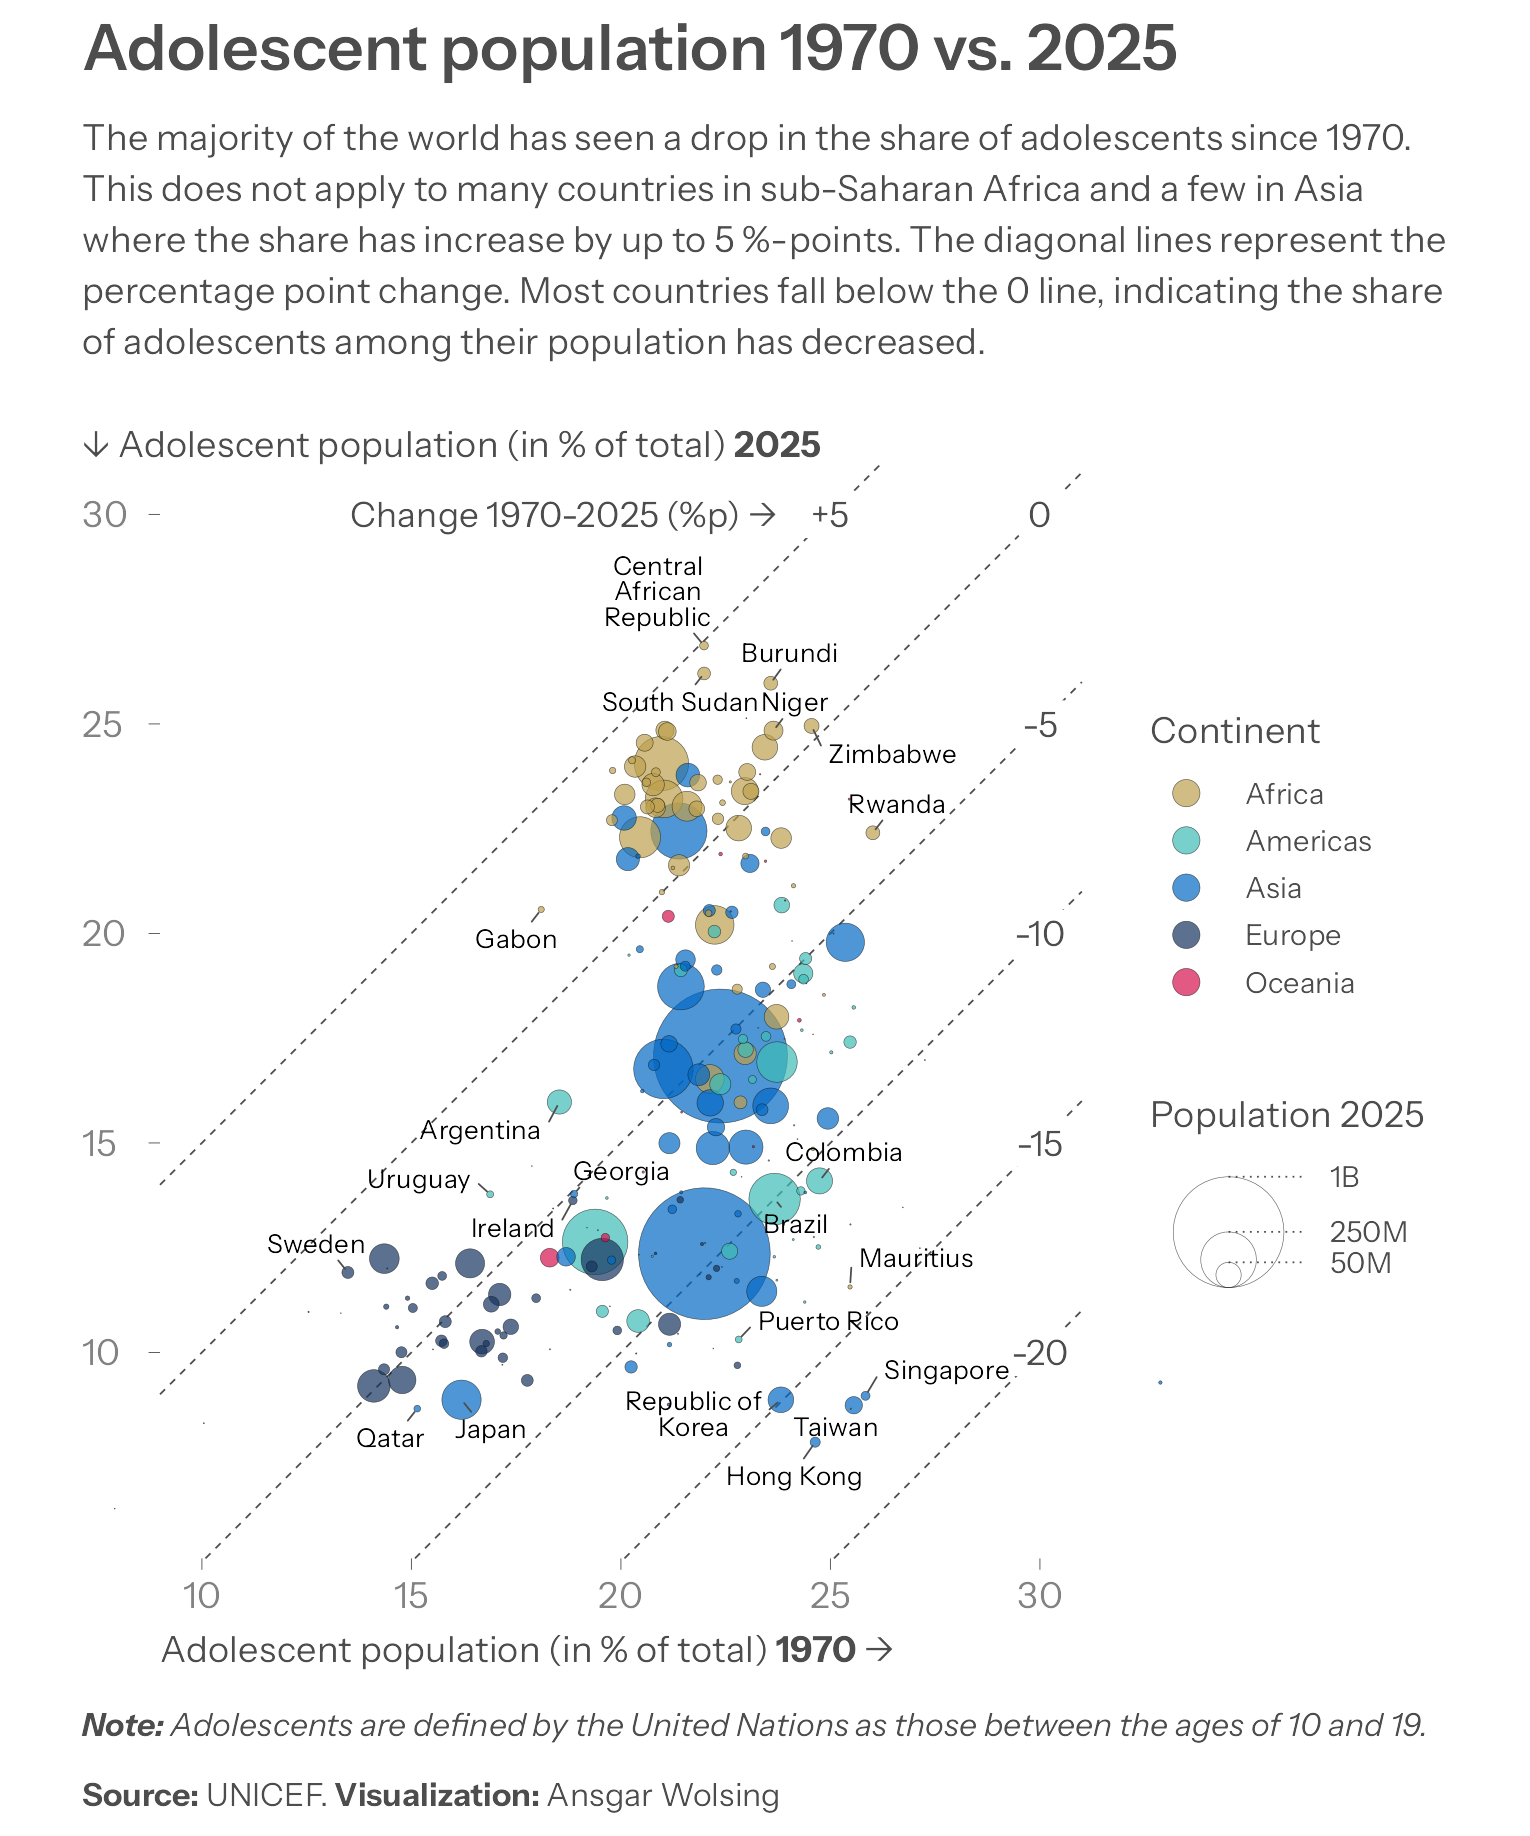

Write the R code that produced this figure.
library(tidyverse)
library(ggtext)
library(here)

#' Source: UNICEF
#' Adolescent population as proportion of total population (%) 1970-2025
#' https://data.unicef.org/resources/data_explorer/unicef_f/?ag=UNICEF&df=GLOBAL_DATAFLOW&ver=1.0&dq=.DM_POP_ADLCNT_PROP.&startPeriod=1970&endPeriod=2026
#' https://data.unicef.org/topic/adolescents/overview/
#' 
#' Total population (thousands)
#' https://data.unicef.org/resources/data_explorer/unicef_f/?ag=UNICEF&df=GLOBAL_DATAFLOW&ver=1.0&dq=.DM_POP_TOT.&startPeriod=2016&endPeriod=2026


df_adolescent <- read_csv(here("2026", "18", "fusion_GLOBAL_DATAFLOW_UNICEF_1.0_.DM_POP_ADLCNT_PROP..csv"),
  name_repair = janitor::make_clean_names)


df_pop <- read_csv(here("2026", "18", "fusion_GLOBAL_DATAFLOW_UNICEF_1.0_.DM_POP_TOT..csv"),
  name_repair = janitor::make_clean_names)


prepare_data <- function(df) {
  df |> 
  select(geo_area = ref_area_geographic_area, sex = sex_sex,
   year = time_period_time_period, value = obs_value_observation_value
  ) |> 
  filter(sex == "_T: Total") |> 
  select(-sex) |> 
  separate_wider_delim(geo_area, delim = ": ", names = c("geo_code", "geo_name")) |> 
  filter(!str_detect(geo_name, "UNICEF|WORLD|UNSDG|SDGRC|WHO|WB_|AU_")) |> 
  mutate(
    continent = countrycode::countrycode(geo_code, "iso3c", "continent",
    custom_match = ("XKX" = "Europe")),
  ) |> 
  filter(!is.na(continent))
}

df_adolescent_prep <- prepare_data(df_adolescent)
df_pop_prep <- prepare_data(df_pop)


df_adolescent_prep |> 
  filter(!is.na(continent)) |> 
  distinct(geo_name) 



df_prep_wide <- df_adolescent_prep |> 
  filter(!is.na(continent)) |> 
  filter(year == min(year) | year == max(year)) |> 
  pivot_wider(
    id_cols = c(geo_code, geo_name, continent),
    names_from = year, values_from = value, names_prefix = "year_") |> 
  left_join(df_pop_prep, by = join_by(geo_code, geo_name, continent)) |> 
  rename(pop_2025 = value) |> 
  mutate(
    pop_2025 = 1000 * pop_2025,
    geo_name_short = case_when(
      geo_code == "HKG" ~ "Hong Kong",
      geo_code == "TWN" ~ "Taiwan",
      TRUE ~ geo_name
    ))


library(ggiraph)

p <- df_prep_wide |> 
  mutate(
    tooltip = sprintf(
        "<h4 style='border-bottom: 1px solid #CCC;
          padding: 0px; margin:0px'>%s %s</h4>
          <p style='margin-top: 5px; margin-bottom: 2px; font-family: Roboto Mono'>
          2025: %s<br>1970: %s</p>",
        countrycode::countrycode(geo_code, "iso3c", "unicode.symbol"),
        geo_name_short,
        scales::number(year_2025, accuracy = 0.1, suffix = "%"),
        scales::number(year_1970, accuracy = 0.1, suffix = "%")
      )
  ) |> 
  # Sort by population desc so that smaller countries are placed last
  arrange(-pop_2025) |> 
  ggplot(aes(year_1970, year_2025)) +
  geom_abline(
    slope = 1, intercept = seq(-20, 5, 5), linewidth = 0.2, linetype = "dashed") +
  annotate(
    "label",
    x = c(c(0, 5) + 25, rep(30, 4)),
    y = c(rep(30, 2), seq(25, 10, -5)),
    label = scales::number(seq(5, -20, -5), style_positive = "plus"),
    family = "Instrument Sans", size = 3,
    fill = "white", linewidth = 0
  ) +
  annotate(
    "label",
    x = 24,
    y = 30,
    label = "Change 1970-2025 (%p) \U2192",
    family = "Instrument Sans", size = 3,
    fill = "white", linewidth = 0, hjust = 1
  ) +
  # geom_point(
  geom_point_interactive(
    aes(
      fill = continent, size = pop_2025,
      tooltip = tooltip
    ),
    shape = 21, col = "grey8", stroke = 0.1,
    alpha = 0.7
  ) +
  ggrepel::geom_text_repel(
    data = ~filter(., pop_2025 > 1e6),
    aes(label = str_wrap(geo_name_short, 12)), 
    size = 2.25, family = "Instrument Sans",
    min.segment.length = 0, segment.size = 0.2, segment.color = "grey30",
    max.overlaps = 12, lineheight = 0.8
  ) +
  scale_size_area(
    max_size = 15, breaks = c(5e7, 25e7, 1e9),
    labels = scales::label_number(scale_cut = scales::cut_short_scale())) +
  paletteer::scale_fill_paletteer_d("feathers::cassowary") + 
  coord_equal(xlim = c(10, 30), clip = "off") +
  guides(
    size = legendry::guide_circles(text_position = "right"),
    fill = guide_legend(override.aes = list(size = 3))
  ) +
  labs(
    title = "Adolescent population 1970 vs. 2025",
    subtitle = "The majority of the world has seen a drop in the share of adolescents since 1970.
    This does not apply to many countries in sub-Saharan Africa and a few in Asia where
    the share has increased by up to 5 %-points.
    The diagonal lines represent the percentage point change.
    Most countries fall below the 0 line, indicating the share of 
    adolescents among their population has decreased.
    <br><br>
    \U2193 Adolescent population (in % of total) **2025**",
    caption = "***Note:** Adolescents are defined by the United Nations as those
    between the ages of 10 and 19.*
    <br><br>
      **Source:** UNICEF. **Visualization:** Ansgar Wolsing",
    x = "Adolescent population (in % of total) **1970** \U2192",
    y = NULL,
    fill = "Continent", size = "Population 2025"
  ) +
  theme_minimal(
    base_family = "Instrument Sans", paper = "white",
    ink = "grey30") +
  theme(
    panel.grid = element_blank(),
    plot.title = element_text(
      family = "Instrument Sans SemiBold", size = rel(1.4)),
    plot.title.position = "plot",
    plot.subtitle = element_textbox(
      width = 1, margin = margin(t = 4, b = 0),
      lineheight = 1.4, size = rel(0.8)),
    plot.caption =  element_markdown(
      hjust = 0, lineheight = 1.1, size = rel(0.7),
      margin = margin(t = 10)),
    plot.caption.position = "plot",
    strip.text = element_text(
      family = "Instrument Sans", size = rel(1.2), hjust = 0),
    axis.title.x = element_markdown(hjust = 0, size = rel(0.8)),
    axis.title.y = element_blank(),
    axis.text.x = element_text(vjust = 2),
    axis.text.y = element_text(hjust = 0, margin = margin(r = -10)),
    axis.ticks = element_line(linewidth = 0.1),
    legend.position = "right",
    legend.direction = "vertical",
    legend.key.height = unit(4, "mm"),
    legend.title = element_text(size = rel(0.8)),
    legend.text = element_text(size = 7),
    legend.ticks = element_line(color = "grey30", linewidth = 0.2, linetype = "dotted")
  )
ggsave(here("2026", "18", "18-unicef.png"), width = 6, height = 7.2, scale = 0.85)

g <- girafe(
  ggobj = p + theme(plot.subtitle = element_textbox(margin = margin(t = 4, b = 28))),
  options = list(opts_sizing(rescale = TRUE, width = 0.6)))
girafe_options(
  g,
  opts_tooltip(css = "font-family: 'Instrument Sans', Arial;
    font-size: 10pt;
    background-color: #000000BB; padding: 3px; border-radius: 5px; 
    box-shadow: 2px 2px 2px #00000033;  
    color: white;")
)


## Diverging bar chart - only change

df_prep_wide |> 
  mutate(
    change = year_2025 - year_1970,
    geo_name = fct_reorder(geo_name, change),
    geo_code = fct_reorder(geo_code, change)
  ) |> 
  arrange(change) |> 
  View()


df_prep_wide |> 
  mutate(
    change = year_2025 - year_1970,
    geo_name = fct_reorder(geo_name, change),
    geo_code = fct_reorder(geo_code, change)
  ) |> 
  arrange(change) |> 
  ggplot(aes(change, geo_code)) +
  geom_col(
    aes(fill = continent)
  ) +
  paletteer::scale_fill_paletteer_d("feathers::cassowary") +
  theme_minimal(
    base_family = "Instrument Sans", paper = "white",
    ink = "grey30") +
  theme(
    panel.grid = element_blank(),
    plot.title = element_text(
      family = "Instrument Sans SemiBold", size = rel(1.4)),
    plot.title.position = "plot",
    plot.subtitle = element_textbox(
      width = 1, margin = margin(t = 4, b = 0),
      lineheight = 1.4, size = rel(0.8)),
    plot.caption =  element_markdown(
      hjust = 0, lineheight = 1.1, size = rel(0.7),
      margin = margin(t = 10)),
    plot.caption.position = "plot",
    strip.text = element_text(
      family = "Instrument Sans", size = rel(1.2), hjust = 0),
    axis.title.x = element_markdown(hjust = 0, size = rel(0.8)),
    axis.title.y = element_blank(),
    axis.text.x = element_text(vjust = 2),
    axis.text.y = element_blank(),
    axis.ticks.x = element_line(linewidth = 0.1),
    legend.position = "inside",
    legend.position.inside = c(0.1, 0.7),
    legend.direction = "vertical",
    legend.key.height = unit(4, "mm"),
    legend.title = element_text(size = rel(0.8)),
    legend.text = element_text(size = 7)
  )
